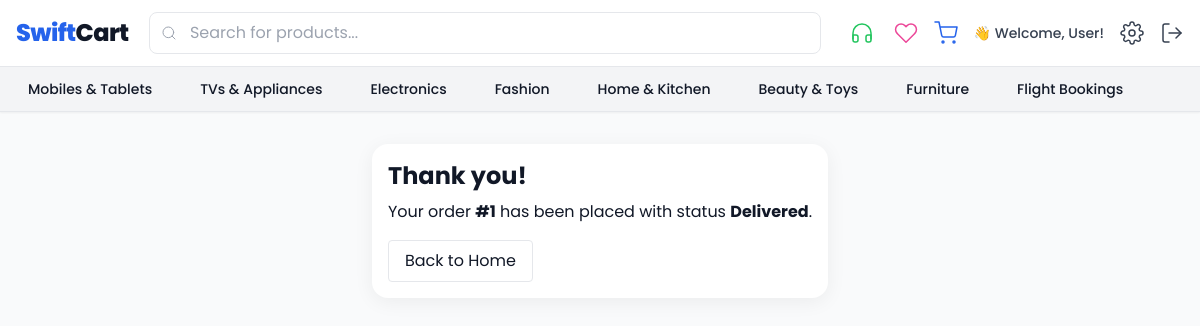
/order/success/1 (signed in), run on the app's committed database.
### mercado/models.py (models this page shows, shortened)
class User(UserMixin, db.Model):
    id = db.Column(db.Integer, primary_key=True)
    name = db.Column(db.String(50), nullable=False)
    email = db.Column(db.String(255), unique=True, nullable=False)
    password_hash = db.Column(db.String(255), nullable=False)
    is_admin = db.Column(db.Boolean, default=False)
    created_at = db.Column(db.DateTime, default=datetime.utcnow)

class Order(db.Model):
    id = db.Column(db.Integer, primary_key=True)
    user_id = db.Column(db.Integer, db.ForeignKey("user.id"), nullable=True)
    customer_name = db.Column(db.String(120), nullable=False)
    customer_email = db.Column(db.String(180), nullable=False)
    customer_phone = db.Column(db.String(30), nullable=True)
    address_line1 = db.Column(db.String(180), nullable=False)
    address_line2 = db.Column(db.String(180), nullable=True)
    city = db.Column(db.String(100), nullable=False)
    state = db.Column(db.String(100), nullable=False)
    pincode = db.Column(db.String(20), nullable=False)
    status = db.Column(db.String(20), default="Pending")
    created_at = db.Column(db.DateTime, default=datetime.utcnow)
    razorpay_order_id = db.Column(db.String(200))
    razorpay_payment_id = db.Column(db.String(200))
    total_amount = db.Column(db.Float, default=0.0)
    items = db.relationship(
        "OrderItem", backref="order", lazy=True, cascade="all, delete-orphan"
    )

### mercado/blueprints/shop/routes.py (the view)
@shop_bp.route("/order/success/<int:oid>")
@login_required
def order_success(oid):
    order = Order.query.get_or_404(oid)
    return render_template("shop/order_success.html", order=order)

### mercado/__init__.py (called while the page is built)
def create_app(config_object=Dev):
    app = Flask(__name__, instance_relative_config=True)
    app.config.from_object(config_object)
    db.init_app(app)
    migrate.init_app(app, db)
    login_manager.init_app(app)
    @login_manager.user_loader
    def load_user(uid):
        return User.query.get(int(uid))
    login_manager.login_view = "auth.login"
    app.register_blueprint(auth_bp)
    app.register_blueprint(shop_bp)
    app.register_blueprint(admin_bp, url_prefix="/admin")
    @app.context_processor
    def inject_categories():
        names = app.config.get("CATEGORIES", [])
        cats = [{"id": i + 1, "name": name} for i, name in enumerate(names)]
        return {"categories": cats}
    return app

### mercado/templates/shop/order_success.html
{% extends 'base.html' %}{% block content %}
<div class="card">
  <h1 class="text-2xl font-bold">Thank you!</h1>
  <p class="mt-2">Your order <strong>#{{ order.id }}</strong> has been placed with status <strong>{{ order.status }}</strong>.</p>
  <a class="mt-4 inline-block px-4 py-2 border rounded" href="{{ url_for('shop.home') }}">Back to Home</a>
</div>
{% endblock %}

### mercado/templates/base.html (shortened to what this page needs)
<!doctype html>
<html>
<head>
<script src="https://cdn.tailwindcss.com"></script>
<link rel="stylesheet" href="https://cdnjs.cloudflare.com/ajax/libs/font-awesome/6.5.0/css/all.min.css">
</head>
<body class="bg-gray-50 text-gray-900 flex flex-col min-h-screen">
<header class="bg-white border-b sticky top-0 z-40 shadow-sm">
  <div class="max-w-7xl mx-auto px-4 py-3 flex items-center gap-4">
    <a href="{{ url_for('shop.home') }}" class="text-2xl font-extrabold tracking-tight flex items-center">
      <span class="text-blue-600">Swift</span><span class="text-gray-900">Cart</span>
    </a>
    <div class="relative flex-1 max-w-2xl mx-auto">
      <div class="relative">
        <span class="absolute inset-y-0 left-3 flex items-center pointer-events-none text-gray-400">
        </span>
        <input id="searchInput" type="text" placeholder="Search for products..."
               class="w-full pl-10 pr-4 py-2 border rounded-lg focus:outline-none focus:ring-2 focus:ring-blue-500 transition" />
      </div>
    </div>
    <div class="flex items-center gap-4 ml-auto">
      <a href="tel:+911234567890" class="flex items-center px-1 py-2 rounded group transition transform hover:scale-110 hover:bg-green-100" title="24/7 Support">
        <i data-feather="headphones" class="w-6 h-6 text-green-500 group-hover:text-green-600 transition-colors duration-300"></i>
      </a>
      <a href="{{ url_for('shop.wishlist') }}" class="relative group icon-btn transition transform hover:scale-110 hover:text-pink-600" title="Wishlist">
        <i data-feather="heart" class="w-6 h-6 text-pink-500 group-hover:text-pink-600 transition-colors duration-300"></i>
      </a>
      <a href="{{ url_for('shop.view_cart') }}" class="relative group icon-btn transition transform hover:scale-110 hover:text-blue-700" title="Cart">
        <i data-feather="shopping-cart" class="w-6 h-6 text-blue-600 group-hover:text-blue-700 transition-colors duration-300"></i>
      </a>
      {% if current_user.is_authenticated %}
        <span class="text-gray-700 text-sm font-medium transition transform hover:scale-105 hover:text-gray-900 cursor-default">
          👋 Welcome, {{ current_user.name }}!
        </span>
      {% endif %}
      {% if current_user.is_authenticated and current_user.is_admin %}
        <a href="{{ url_for('admin.dashboard') }}" class="icon-btn group transition transform hover:scale-110" title="Admin">
          <i data-feather="settings" class="w-6 h-6 text-gray-700 group-hover:text-gray-900 transition-colors duration-300"></i>
        </a>
      {% endif %}
      {% if current_user.is_authenticated %}
        <a href="{{ url_for('auth.logout') }}" class="icon-btn group transition transform hover:scale-110" title="Logout">
          <i data-feather="log-out" class="w-6 h-6 text-gray-700 group-hover:text-red-500 transition-colors duration-300"></i>
        </a>
      {% endif %}
    </div>
  </div>
  {% if categories %}
  <nav class="bg-gray-100 border-t">
    <div class="max-w-7xl mx-auto px-4 py-2 flex items-center gap-6 overflow-x-auto text-sm font-medium">
      {% for c in categories %}
        <a href="{{ url_for('shop.category', cid=c.id) }}" class="whitespace-nowrap px-3 py-1 rounded hover:bg-blue-600 hover:text-white transition">
          {{ c.name }}
        </a>
      {% endfor %}
    </div>
  </nav>
  {% endif %}
</header>
<main class="flex-grow max-w-7xl mx-auto px-4 py-8">
  {% block content %}{% endblock %}
</main>
</body>
</html>

### mercado/templates/base.html (style rules this page uses)
body { font-family: 'Poppins', sans-serif; }
.card { border-radius:1rem; background:#fff; box-shadow:0 4px 20px rgba(0,0,0,.06); padding:1rem; }
.icon-btn { display:inline-flex; align-items:center; justify-content:center; }

### data on the page
User: name "User"
Order: id "1", status "Delivered"

### other printed values
{{ c.name }} "Mobiles & Tablets" "TVs & Appliances" "Electronics" "Fashion" "Home & Kitchen" "Beauty & Toys" "Furniture" "Flight Bookings"
